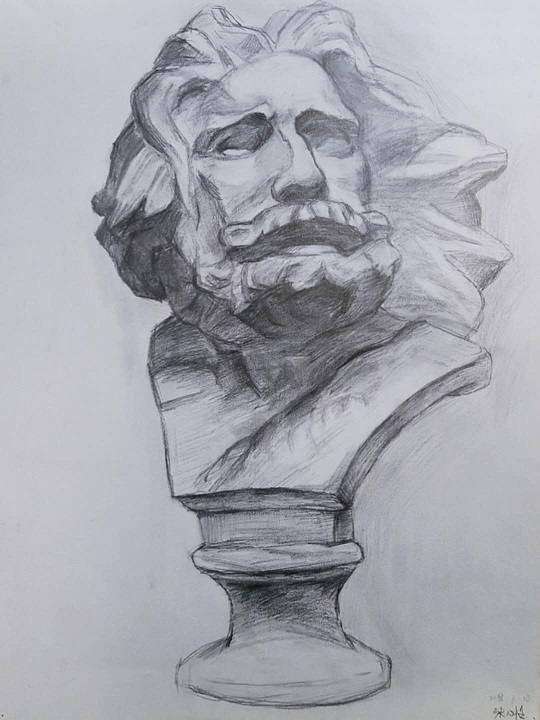
#> input picture chap14/14-2/fliptest.jpg, 540 x 720 px
$ python flip.py
#> lines starting #> are read from the running program, lines starting #| are printed output that depends on the picture
import cv2
img = cv2.imread("fliptest.jpg")
#> img is the input picture: shape (720, 540, 3); mean B, G, R 175.3, 167.6, 166.3
if img is None:
    sys.exit("Can not read the image fliptest.jpg.")
#垂直翻转
flip0 = cv2.flip(img,0)
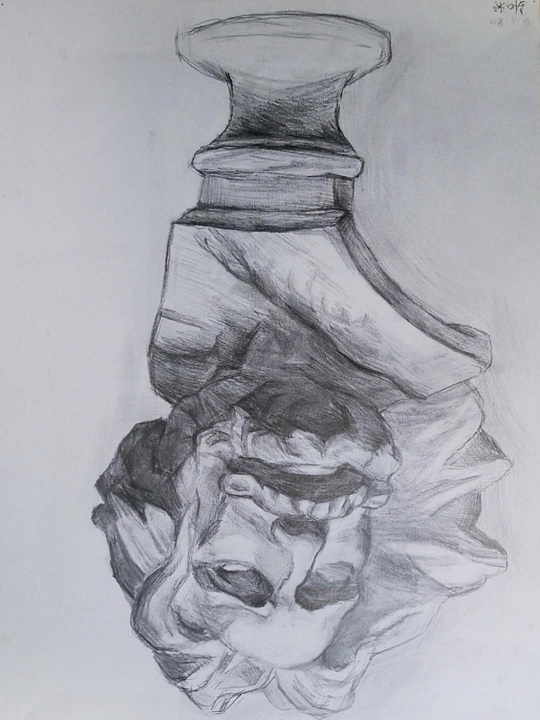
#> flip0: shape (720, 540, 3); mean B, G, R 175.3, 167.6, 166.3
#水平翻转
flip1 = cv2.flip(img,1)
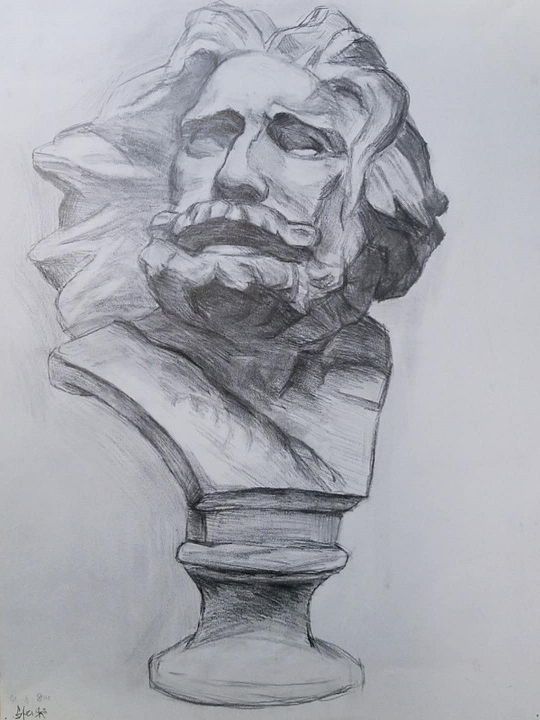
#> flip1: shape (720, 540, 3); mean B, G, R 175.3, 167.6, 166.3
#垂直+水平翻转
flip2 = cv2.flip(img,-1)
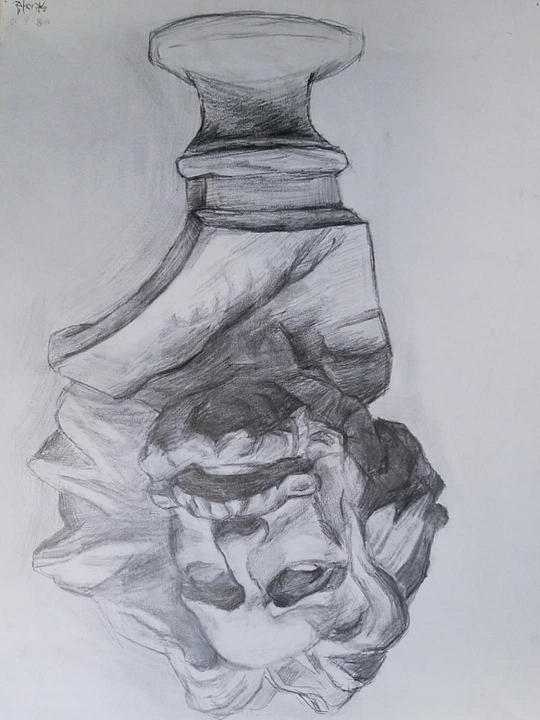
#> flip2: shape (720, 540, 3); mean B, G, R 175.3, 167.6, 166.3
cv2.imshow("img",img)
cv2.imshow("flip0",flip0)
cv2.imshow("flip1",flip1)
cv2.imshow("flip2",flip2)
cv2.waitKey(0)
